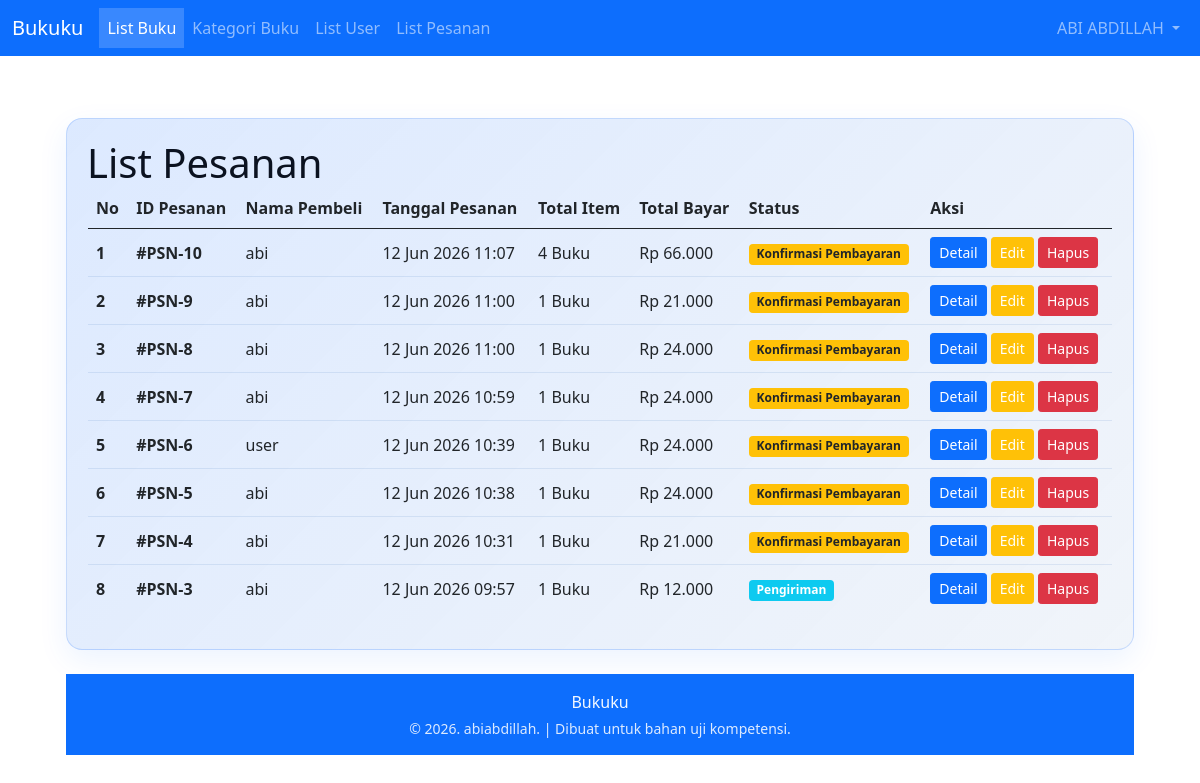
Page /list_pesanan.php (signed in) on the committed database.
### tables this page shows
CREATE TABLE `pesanan` (
  `id` int(11) NOT NULL,
  `id_user` int(11) NOT NULL,
  `status` enum('Konfirmasi Pembayaran','Pengiriman','Selesai') NOT NULL,
  `tanggal` datetime NOT NULL DEFAULT current_timestamp()
);

CREATE TABLE `user` (
  `id` int(11) NOT NULL,
  `username` varchar(15) NOT NULL,
  `password` varchar(100) NOT NULL,
  `nama` varchar(150) NOT NULL,
  `role` enum('Admin','User') NOT NULL,
  `alamat` text NOT NULL,
  `email` varchar(255) NOT NULL,
  `no_telp` varchar(20) NOT NULL,
  `jenis_kelamin` enum('L','P') NOT NULL
);

### list_pesanan.php (the view, shortened to what this page needs)
<?php
require 'template/header.php';
?>
<div class="container mt-4">
    <div class="orders-hero mb-4">
        <div class="d-flex justify-content-between align-items-center flex-wrap gap-3">
            <h1 class="m-0" style="color:var(--ink);">List Pesanan</h1>
    </div>
<div class="table-responsive"><table class="table table-hover align-middle orders-table table-striped-columns">
        <thead>
            <tr>
                <th scope="col">No</th>
                <th scope="col">ID Pesanan</th>
                <th scope="col">Nama Pembeli</th>
                <th scope="col">Tanggal Pesanan</th>
                <th scope="col">Total Item</th>
                <th scope="col">Total Bayar</th>
                <th scope="col">Status</th>
                <th scope="col">Aksi</th>
            </tr>
        </thead>
        <tbody>
            <?php
                $x = 1;
                $id_user = isset($_SESSION['id']) ? $_SESSION['id'] : 0;
                if ($_SESSION['role'] == 'User') {
                    $query = "SELECT pesanan.*, user.nama AS nama_pembeli, user.alamat AS alamat,
                                     SUM(detail_pesanan.jumlah) AS total_item,
                                     SUM(detail_pesanan.jumlah * detail_pesanan.harga_satuan) AS total_bayar
                              FROM pesanan
                              JOIN user ON pesanan.id_user = user.id
                              LEFT JOIN detail_pesanan ON pesanan.id = detail_pesanan.id_pesanan
                              WHERE pesanan.id_user = $id_user
                              GROUP BY pesanan.id
                              ORDER BY pesanan.tanggal DESC";
                } else {
                    $query = "SELECT pesanan.*, user.nama AS nama_pembeli, user.alamat AS alamat,
                                     SUM(detail_pesanan.jumlah) AS total_item,
                                     SUM(detail_pesanan.jumlah * detail_pesanan.harga_satuan) AS total_bayar
                              FROM pesanan
                              JOIN user ON pesanan.id_user = user.id
                              LEFT JOIN detail_pesanan ON pesanan.id = detail_pesanan.id_pesanan
                              GROUP BY pesanan.id
                              ORDER BY pesanan.tanggal DESC";
                }
                $data = mysqli_query($connection, $query);
                if (mysqli_num_rows($data) > 0) {
                    while($data_row = mysqli_fetch_assoc($data)){
                        $id_pesanan = $data_row['id'];
                        $status = $data_row['status'];
                        $badge_color = 'bg-warning text-dark';
                        if ($status == 'Pengiriman') {
                            $badge_color = 'bg-info text-white';
                        } elseif ($status == 'Selesai') {
                            $badge_color = 'bg-success text-white';
                        }
                        ?>
                            <tr>
                                <th scope="row"><?=$x?></th>
                                <td><strong>#PSN-<?=$id_pesanan?></strong></td>
                                <td><?=$data_row['nama_pembeli']?></td>
                                <td><?=date('d M Y H:i', strtotime($data_row['tanggal']))?></td>
                                <td><?=$data_row['total_item'] ?? 0?> Buku</td>
                                <td>Rp <?=number_format($data_row['total_bayar'] ?? 0, 0, ',', '.')?></td>
                                <td>
                                    <span class="badge <?=$badge_color?>"><?=$status?></span>
                                </td>
                                <td>
                                    <button class="btn btn-sm btn-primary" type="button" data-bs-toggle="collapse" data-bs-target="#detail-<?=$id_pesanan?>">
                                        Detail
                                    </button>
                                    <?php if ($_SESSION['role'] == 'Admin') : ?>
                                        <a href="pesanan_update.php?id=<?=$id_pesanan?>" class="btn btn-sm btn-warning text-white">Edit</a>
                                    <?php endif; ?>
                                    <a href="pesanan_delete.php?id=<?=$id_pesanan?>" class="btn btn-sm btn-danger" onclick="return confirm('Hapus data pesanan ini?')">Hapus</a>
                                </td>
                            </tr>
                        <?php
                        $x++;
                    }
                } else {
                    ?>
                        <tr>
                            <td colspan="8" class="text-center text-muted py-4">Belum ada pesanan yang masuk.</td>
                        </tr>
                    <?php
                }
            ?>
        </tbody>
    </table></div>
</div>
<?php
require 'template/footer.php';
?>

### template/header.php (style rules this page uses)
body { padding-top: 70px; }

### list_pesanan.php (style rules this page uses)
:root { --blue-600:#0a66ff;--blue-700:#0d4ea6;--ink:#0b1220; }
.orders-hero { background: linear-gradient(135deg, rgba(10,102,255,.14), rgba(13,78,166,.06)); border: 1px solid rgba(10,102,255,.18); border-radius: 1rem; padding: 1.25rem; box-shadow: 0 10px 30px rgba(10,102,255,.08); }
.orders-table { border-radius: 1rem; overflow: hidden; border: 1px solid rgba(13,78,166,.10); }

### rows in the picture
pesanan: id "10", id_user.nama "abi", tanggal "12 Jun 2026 11:07", total_item "4", total_bayar "66.000", status "Konfirmasi Pembayaran"
pesanan: id "9", id_user.nama "abi", tanggal "12 Jun 2026 11:00", total_item "1", total_bayar "21.000", status "Konfirmasi Pembayaran"
pesanan: id "8", id_user.nama "abi", tanggal "12 Jun 2026 11:00", total_item "1", total_bayar "24.000", status "Konfirmasi Pembayaran"
pesanan: id "7", id_user.nama "abi", tanggal "12 Jun 2026 10:59", total_item "1", total_bayar "24.000", status "Konfirmasi Pembayaran"
pesanan: id "6", id_user.nama "user", tanggal "12 Jun 2026 10:39", total_item "1", total_bayar "24.000", status "Konfirmasi Pembayaran"
pesanan: id "5", id_user.nama "abi", tanggal "12 Jun 2026 10:38", total_item "1", total_bayar "24.000", status "Konfirmasi Pembayaran"
pesanan: id "4", id_user.nama "abi", tanggal "12 Jun 2026 10:31", total_item "1", total_bayar "21.000", status "Konfirmasi Pembayaran"
pesanan: id "3", id_user.nama "abi", tanggal "12 Jun 2026 09:57", total_item "1", total_bayar "12.000", status "Pengiriman"

### other values in the picture
$_SESSION['nama'] "ABI ABDILLAH"
